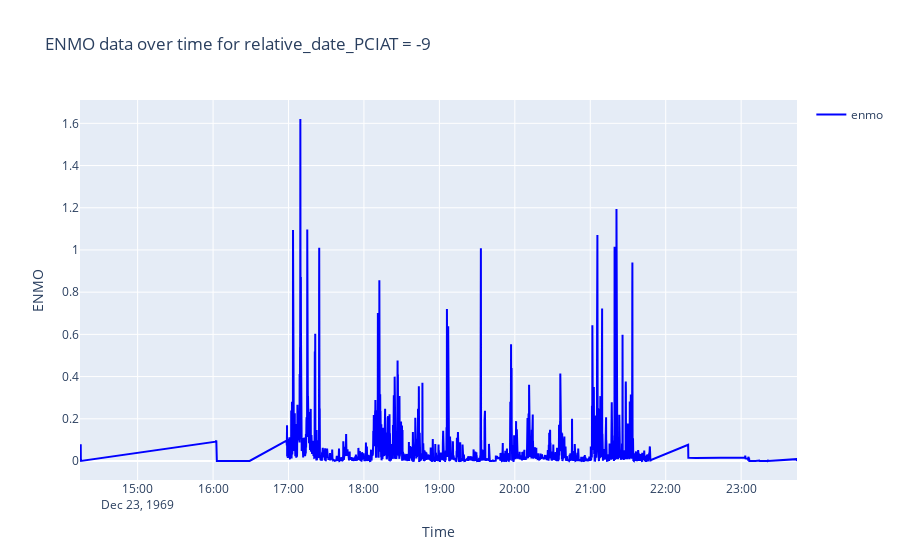

Here is the notebook cell this chart was saved with:
### Markdown cell above
It looks like the counts only looked at 533 rows from the original data. Need to try to fix that...

Let's compare the AC values to the enmo values

### Code cell
# Make a line plot with plotly from the data0a418b57 data frame with "dt_mod" as the x-variable, and "enmo" as the y-variable. Restrict data to relative_date_PCIAT = -9
fig = go.Figure()
fig.add_trace(go.Scatter(x=data0a418b57[data0a418b57['relative_date_PCIAT'] == -9]['dt_mod'], y=data0a418b57[data0a418b57['relative_date_PCIAT'] == -9]['enmo'], mode='lines', name='enmo', line=dict(color='blue', width=2)))
fig.update_layout(title='ENMO data over time for relative_date_PCIAT = -9', xaxis_title='Time', yaxis_title='ENMO', showlegend=True)
fig.show()

### Figure 1 — Plotly figure (JSON) as saved in the notebook; plotly's stock layout.template omitted (floating-point values rounded to 4 significant figures; data arrays with more than 128 entries replaced by an {"elided": "..."} marker saying what was removed)
{"data": [{"line": {"color": "blue", "width": 2}, "mode": "lines", "name": "enmo", "type": "scatter", "x": {"elided": "3433 str values"}, "y": {"elided": "3433 float values"}}], "layout": {"showlegend": true, "title": {"text": "ENMO data over time for relative_date_PCIAT = -9"}, "xaxis": {"title": {"text": "Time"}}, "yaxis": {"title": {"text": "ENMO"}}}}
